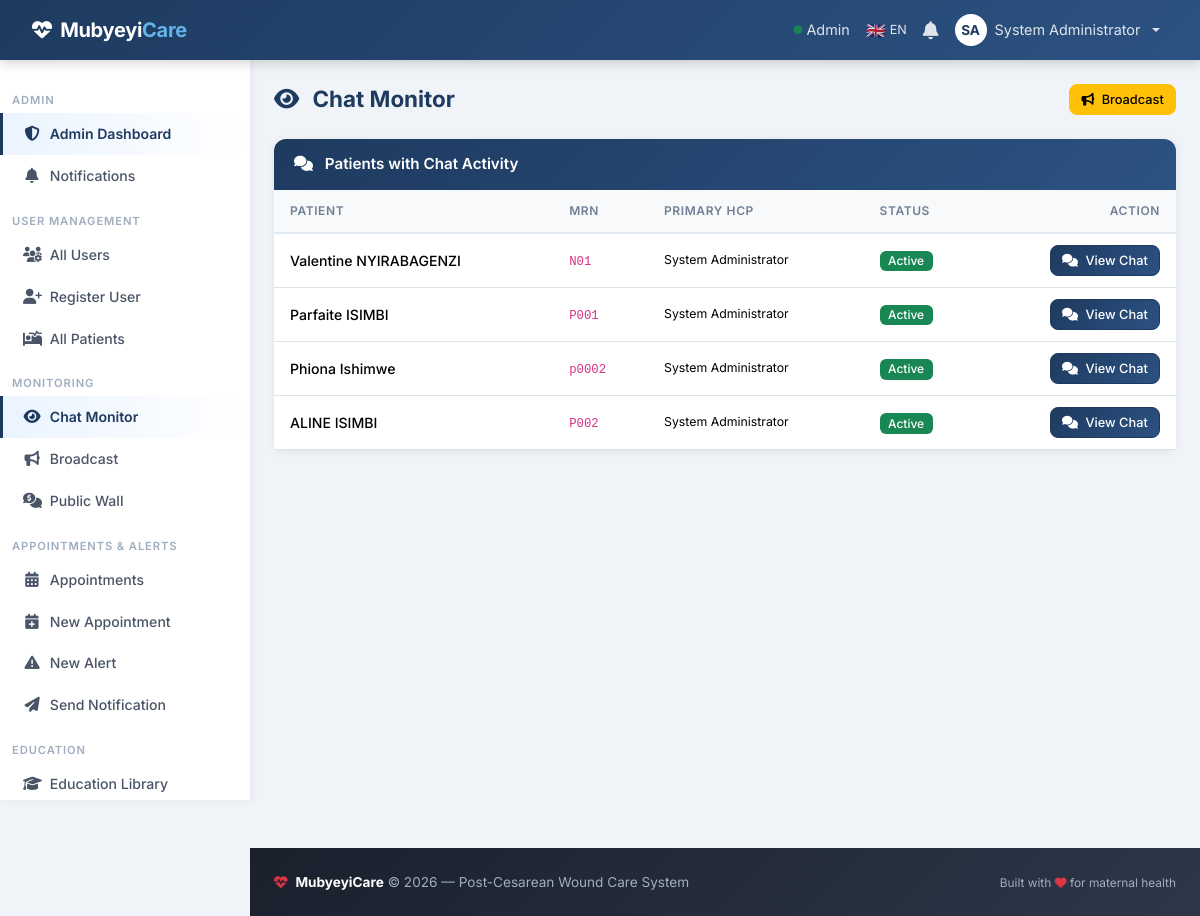
Page /admin/chats (signed in) on the earlier database version.
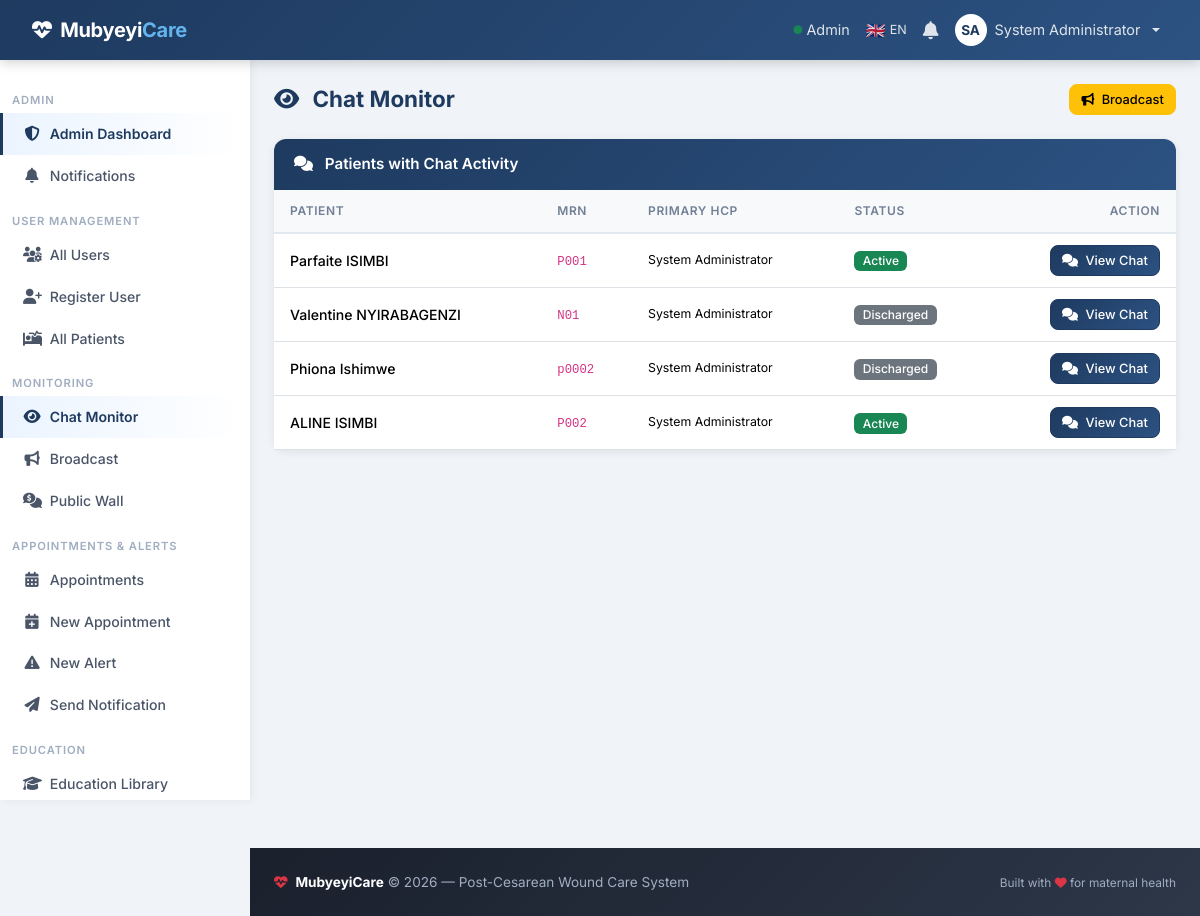
Same page on the later database version.
### models.py (models this page shows, shortened)
class Patient(db.Model):
    id = db.Column(db.Integer, primary_key=True)
    mrn = db.Column(db.String(50), unique=True, nullable=False)  # Medical Record Number
    first_name = db.Column(db.String(100), nullable=False)
    last_name = db.Column(db.String(100), nullable=False)
    date_of_birth = db.Column(db.Date, nullable=False)
    gender = db.Column(db.String(10), nullable=False)
    phone = db.Column(db.String(20), nullable=False)
    email = db.Column(db.String(120))
    surgery_date = db.Column(db.Date, nullable=False)
    surgery_type = db.Column(db.String(100))  # e.g., "Primary Cesarean", "VBAC attempt"
    surgeon_name = db.Column(db.String(100))
    incision_type = db.Column(db.String(50))  # e.g., "Pfannenstiel", "Classical"
    location = db.Column(db.String(200))   # e.g. "Gasabo/Kinyinya"
    primary_doctor_id = db.Column(db.Integer, db.ForeignKey('user.id'), nullable=False)
    user_id = db.Column(db.Integer, db.ForeignKey('user.id'))
    admission_date = db.Column(db.DateTime, default=datetime.utcnow)
    discharge_date = db.Column(db.DateTime)
    expected_follow_up_end_date = db.Column(db.Date)
    is_active = db.Column(db.Boolean, default=True)
    created_at = db.Column(db.DateTime, default=datetime.utcnow)
    updated_at = db.Column(db.DateTime, default=datetime.utcnow, onupdate=datetime.utcnow)
    follow_ups = db.relationship('FollowUp', backref='patient', lazy='dynamic', cascade='all, delete-orphan')
    wound_assessments = db.relationship('WoundAssessment', backref='patient', lazy='dynamic', cascade='all, delete-orphan')
    medications = db.relationship('MedicationLog', backref='patient', lazy='dynamic', cascade='all, delete-orphan')
    messages = db.relationship('Message', backref='patient', lazy='dynamic', cascade='all, delete-orphan')
    user = db.relationship('User', backref='patient_profile', foreign_keys=[user_id], uselist=False)
    def get_full_name(self):
        return f"{self.first_name} {self.last_name}"

class User(UserMixin, db.Model):
    id = db.Column(db.Integer, primary_key=True)
    username = db.Column(db.String(80), unique=True, nullable=False)
    email = db.Column(db.String(120), unique=True, nullable=False)
    password_hash = db.Column(db.String(255), nullable=False)
    first_name = db.Column(db.String(100), nullable=False)
    last_name = db.Column(db.String(100), nullable=False)
    role = db.Column(db.Enum(UserRole), default=UserRole.PATIENT, nullable=False)
    phone = db.Column(db.String(20))
    location = db.Column(db.String(200))   # CHW service area (e.g. "Gasabo/Kinyinya")
    is_active = db.Column(db.Boolean, default=True)
    created_at = db.Column(db.DateTime, default=datetime.utcnow)
    patients = db.relationship('Patient', backref='primary_doctor', lazy='dynamic', foreign_keys='Patient.primary_doctor_id')
    follow_ups = db.relationship('FollowUp', backref='created_by', lazy='dynamic')
    sent_messages = db.relationship('Message', backref='sender', lazy='dynamic', foreign_keys='Message.sender_id')
    def get_full_name(self):
        return f"{self.first_name} {self.last_name}"

### routes/admin.py (the view)
@admin_bp.route('/chats')
@login_required
@nurse_admin_required
def chat_monitor():
    patients_with_chats = (Patient.query
                           .join(Message, Message.patient_id == Patient.id)
                           .group_by(Patient.id)
                           .order_by(func.max(Message.created_at).desc())
                           .all())
    return render_template('admin/chat_monitor.html', patients=patients_with_chats)

### routes/auth.py (called while the page is built)
def nurse_admin_required(f):
    @wraps(f)
    def decorated_function(*args, **kwargs):
        if not current_user.is_authenticated or current_user.role not in [UserRole.ADMIN, UserRole.NURSE]:
            flash('Admin or Nurse access required.', 'error')
            return redirect(url_for('dashboard.index'))
        return f(*args, **kwargs)
    return decorated_function

### templates/admin/chat_monitor.html (shortened to what this page needs)
{% extends "base.html" %}
{% block content %}
<div class="page-header" data-aos="fade-down">
    <h2><i class="fas fa-eye me-2"></i> Chat Monitor</h2>
    <a href="{{ url_for('admin.broadcast') }}" class="btn btn-warning btn-sm"><i class="fas fa-bullhorn me-1"></i> Broadcast</a>
</div>
<div class="card" data-aos="fade-up">
    <div class="card-header bg-primary text-white">
        <i class="fas fa-comments me-2"></i> Patients with Chat Activity
    </div>
    <div class="card-body p-0">
        <div class="table-responsive">
            <table class="table table-hover mb-0">
                <thead class="table-light">
                    <tr><th>Patient</th><th>MRN</th><th>Primary HCP</th><th>Status</th><th class="text-end">Action</th></tr>
                </thead>
                <tbody>
                    {% for p in patients %}
                    <tr>
                        <td class="fw-medium">{{ p.get_full_name() }}</td>
                        <td><code>{{ p.mrn }}</code></td>
                        <td class="small">{{ p.primary_doctor.get_full_name() }}</td>
                        <td><span class="badge bg-{{ 'success' if p.is_active else 'secondary' }}">{{ 'Active' if p.is_active else 'Discharged' }}</span></td>
                        <td class="text-end">
                            <a href="{{ url_for('admin.view_patient_chat', patient_id=p.id) }}"
                               class="btn btn-sm btn-primary"><i class="fas fa-comments me-1"></i> View Chat</a>
                        </td>
                    </tr>
                    {% else %}
                    <tr><td colspan="5" class="text-center text-muted py-4">No chat activity yet.</td></tr>
                    {% endfor %}
                </tbody>
            </table>
        </div>
    </div>
</div>
{% endblock %}

Differences in the rows shown:
shown differently, row unchanged: Patient "Parfaite ISIMBI": moves up the list
changed Patient "Valentine NYIRABAGENZI": is_active "Active" → "Discharged"
changed Patient "Phiona Ishimwe": is_active "Active" → "Discharged"
